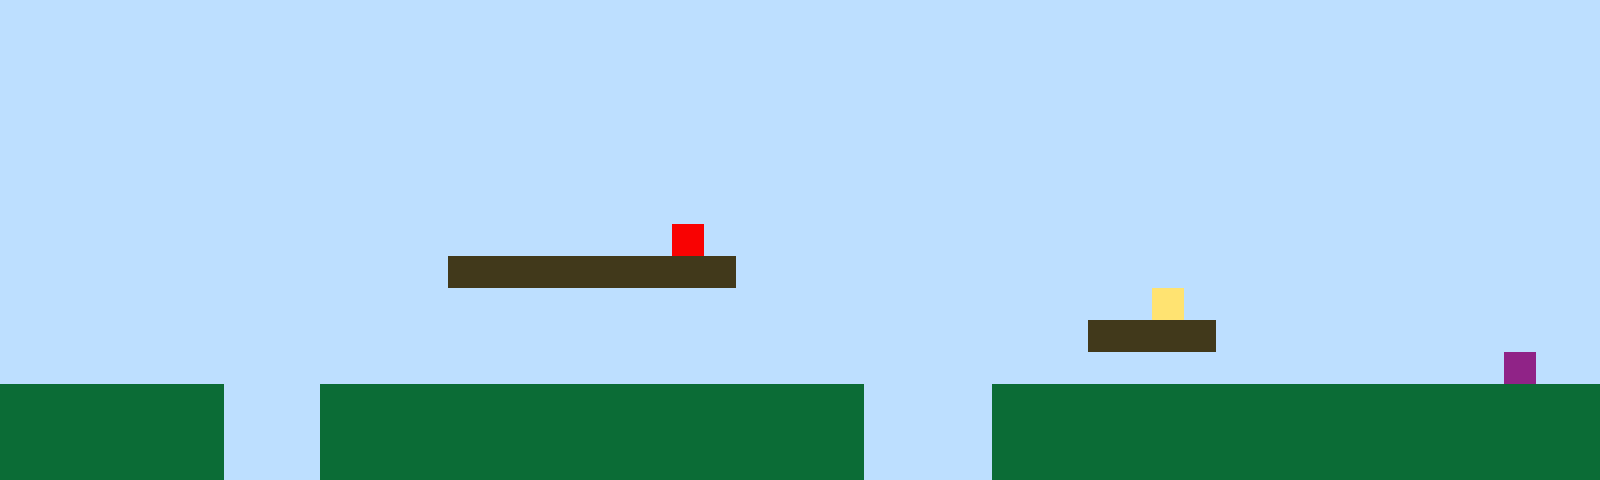

This game map was drawn from its Tiled (.tmx) file and the tilesets committed beside it. A one-line description and the full map source follow:
An orthogonal 50x15 tile map with 32x32 px tiles, 1 tile layer (Tile Layer 1).

<map version="1.10" tiledversion="1.11.2" orientation="orthogonal" renderorder="right-up" width="50" height="15" tilewidth="32" tileheight="32" infinite="0" nextlayerid="2" nextobjectid="1"><editorsettings><export target="map1.csv" format="csv" /></editorsettings><tileset firstgid="1" name="sprites" tilewidth="32" tileheight="32" tilecount="6" columns="3"><image source="sprites.png" width="96" height="64" /></tileset><layer id="1" name="Tile Layer 1" width="50" height="15"><data encoding="csv">1,1,1,1,1,1,1,1,1,1,1,1,1,1,1,1,1,1,1,1,1,1,1,1,1,1,1,1,1,1,1,1,1,1,1,1,1,1,1,1,1,1,1,1,1,1,1,1,1,1,1,1,1,1,1,1,1,1,1,1,1,1,1,1,1,1,1,1,1,1,1,1,1,1,1,1,1,1,1,1,1,1,1,1,1,1,1,1,1,1,1,1,1,1,1,1,1,1,1,1,1,1,1,1,1,1,1,1,1,1,1,1,1,1,1,1,1,1,1,1,1,1,1,1,1,1,1,1,1,1,1,1,1,1,1,1,1,1,1,1,1,1,1,1,1,1,1,1,1,1,1,1,1,1,1,1,1,1,1,1,1,1,1,1,1,1,1,1,1,1,1,1,1,1,1,1,1,1,1,1,1,1,1,1,1,1,1,1,1,1,1,1,1,1,1,1,1,1,1,1,1,1,1,1,1,1,1,1,1,1,1,1,1,1,1,1,1,1,1,1,1,1,1,1,1,1,1,1,1,1,1,1,1,1,1,1,1,1,1,1,1,1,1,1,1,1,1,1,1,1,1,1,1,1,1,1,1,1,1,1,1,1,1,1,1,1,1,1,1,1,1,1,1,1,1,1,1,1,1,1,1,1,1,1,1,1,1,1,1,1,1,1,1,1,1,1,1,1,1,1,1,1,1,1,1,1,1,1,1,1,1,1,1,1,1,1,1,1,1,1,1,1,1,1,1,1,1,1,1,1,1,1,1,1,1,1,1,1,1,1,1,1,1,1,1,1,1,1,1,1,1,1,1,1,1,1,1,1,1,1,1,1,1,1,1,1,1,1,1,1,1,5,1,1,1,1,1,1,1,1,1,1,1,1,1,1,1,1,1,1,1,1,1,1,1,1,1,1,1,1,1,1,1,1,1,1,1,1,1,1,1,1,1,1,3,3,3,3,3,3,3,3,3,1,1,1,1,1,1,1,1,1,1,1,1,1,1,1,1,1,1,1,1,1,1,1,1,1,1,1,1,1,1,1,1,1,1,1,1,1,1,1,1,1,1,1,1,1,1,1,1,1,1,1,1,1,1,1,1,1,1,1,1,1,1,1,4,1,1,1,1,1,1,1,1,1,1,1,1,1,1,1,1,1,1,1,1,1,1,1,1,1,1,1,1,1,1,1,1,1,1,1,1,1,1,1,1,1,1,1,1,1,1,1,3,3,3,3,1,1,1,1,1,1,1,1,1,1,1,1,1,1,1,1,1,1,1,1,1,1,1,1,1,1,1,1,1,1,1,1,1,1,1,1,1,1,1,1,1,1,1,1,1,1,1,1,1,1,1,1,1,1,1,1,1,1,1,6,1,1,2,2,2,2,2,2,2,1,1,1,2,2,2,2,2,2,2,2,2,2,2,2,2,2,2,2,2,1,1,1,1,2,2,2,2,2,2,2,2,2,2,2,2,2,2,2,2,2,2,2,2,2,2,2,2,2,2,1,1,1,2,2,2,2,2,2,2,2,2,2,2,2,2,2,2,2,2,1,1,1,1,2,2,2,2,2,2,2,2,2,2,2,2,2,2,2,2,2,2,2,2,2,2,2,2,2,2,1,1,1,2,2,2,2,2,2,2,2,2,2,2,2,2,2,2,2,2,1,1,1,1,2,2,2,2,2,2,2,2,2,2,2,2,2,2,2,2,2,2,2</data></layer></map>
